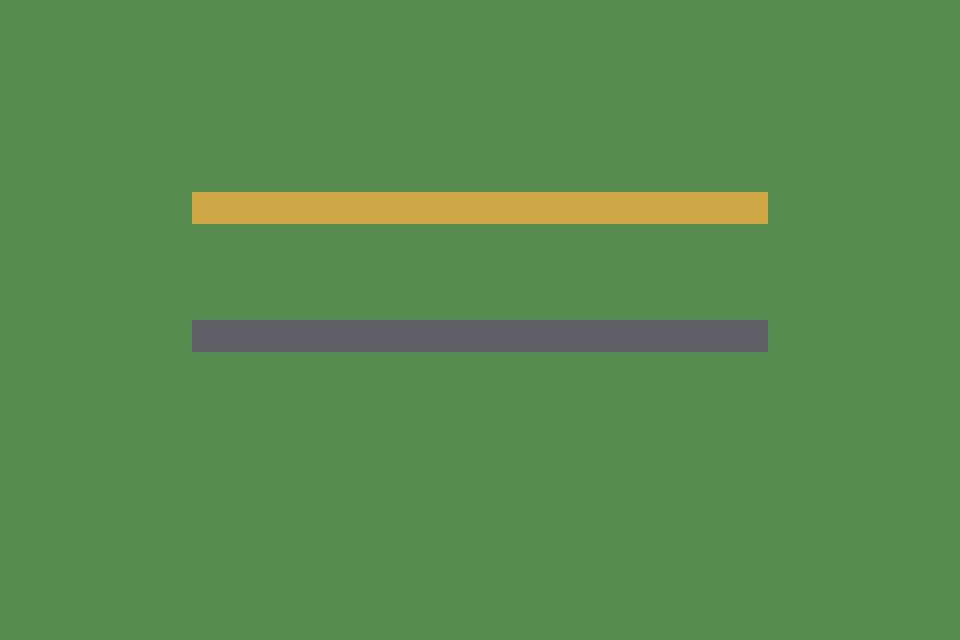

A level layout from a 2D game, rendered from its tile map. Below: a short description, then the map file with its tile-grid data intact:
An orthogonal 30x20 tile map with 32x32 px tiles, 1 tile layer (Floor), 2 tilesets and 2 objects (2x GamePlayer).

<map version="1.10" tiledversion="1.11.0" orientation="orthogonal" renderorder="right-down" width="30" height="20" tilewidth="32" tileheight="32" infinite="0" nextlayerid="4" nextobjectid="3">
 <tileset firstgid="1" name="demo" tilewidth="32" tileheight="32" tilecount="4" columns="4">
  <image source="demo_tiles.png" width="128" height="32" />
 </tileset>
 <tileset firstgid="5" name="collision" tilewidth="32" tileheight="32" tilecount="17" columns="17">
  <image source="demo_collision.png" width="544" height="32" />
 </tileset>
 <layer id="1" name="Floor" width="30" height="20">
  <data encoding="csv">
2,2,2,2,2,2,2,2,2,2,2,2,2,2,2,2,2,2,2,2,2,2,2,2,2,2,2,2,2,2,
2,2,2,2,2,2,2,2,2,2,2,2,2,2,2,2,2,2,2,2,2,2,2,2,2,2,2,2,2,2,
2,2,2,2,2,2,2,2,2,2,2,2,2,2,2,2,2,2,2,2,2,2,2,2,2,2,2,2,2,2,
2,2,2,2,2,2,2,2,2,2,2,2,2,2,2,2,2,2,2,2,2,2,2,2,2,2,2,2,2,2,
2,2,2,2,2,2,2,2,2,2,2,2,2,2,2,2,2,2,2,2,2,2,2,2,2,2,2,2,2,2,
2,2,2,2,2,2,2,2,2,2,2,2,2,2,2,2,2,2,2,2,2,2,2,2,2,2,2,2,2,2,
2,2,2,2,2,2,4,4,4,4,4,4,4,4,4,4,4,4,4,4,4,4,4,4,2,2,2,2,2,2,
2,2,2,2,2,2,2,2,2,2,2,2,2,2,2,2,2,2,2,2,2,2,2,2,2,2,2,2,2,2,
2,2,2,2,2,2,2,2,2,2,2,2,2,2,2,2,2,2,2,2,2,2,2,2,2,2,2,2,2,2,
2,2,2,2,2,2,2,2,2,2,2,2,2,2,2,2,2,2,2,2,2,2,2,2,2,2,2,2,2,2,
2,2,2,2,2,2,3,3,3,3,3,3,3,3,3,3,3,3,3,3,3,3,3,3,2,2,2,2,2,2,
2,2,2,2,2,2,2,2,2,2,2,2,2,2,2,2,2,2,2,2,2,2,2,2,2,2,2,2,2,2,
2,2,2,2,2,2,2,2,2,2,2,2,2,2,2,2,2,2,2,2,2,2,2,2,2,2,2,2,2,2,
2,2,2,2,2,2,2,2,2,2,2,2,2,2,2,2,2,2,2,2,2,2,2,2,2,2,2,2,2,2,
2,2,2,2,2,2,2,2,2,2,2,2,2,2,2,2,2,2,2,2,2,2,2,2,2,2,2,2,2,2,
2,2,2,2,2,2,2,2,2,2,2,2,2,2,2,2,2,2,2,2,2,2,2,2,2,2,2,2,2,2,
2,2,2,2,2,2,2,2,2,2,2,2,2,2,2,2,2,2,2,2,2,2,2,2,2,2,2,2,2,2,
2,2,2,2,2,2,2,2,2,2,2,2,2,2,2,2,2,2,2,2,2,2,2,2,2,2,2,2,2,2,
2,2,2,2,2,2,2,2,2,2,2,2,2,2,2,2,2,2,2,2,2,2,2,2,2,2,2,2,2,2,
2,2,2,2,2,2,2,2,2,2,2,2,2,2,2,2,2,2,2,2,2,2,2,2,2,2,2,2,2,2
</data>
 </layer>
 <objectgroup id="3" name="entity">
  <object id="1" name="hero" type="GamePlayer" x="320" y="384" width="44" height="64">
   <properties>
    <property name="pyoneer_behaviors" value="player_input,topdown_move,animation_drive,interact_action,action_relay" />
    <property name="pyoneer_param_payload" value="keeper" />
   </properties>
  </object>
  <object id="2" name="keeper" type="GamePlayer" x="512" y="384" width="44" height="64">
   <properties>
    <property name="pyoneer_behaviors" value="topdown_move,animation_drive" />
   </properties>
  </object>
 </objectgroup>
</map>
